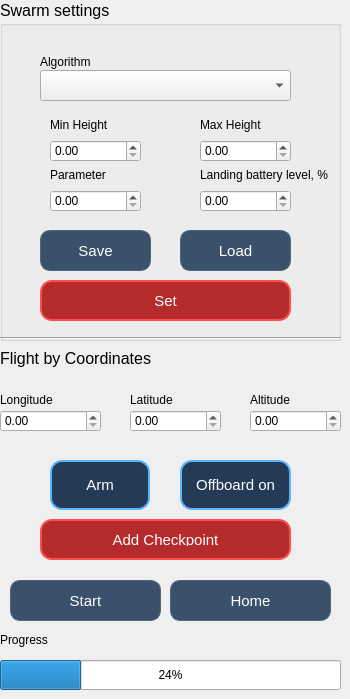
      <widget class="QWidget" name="tab">
       <attribute name="title">
        <string>Control</string>
       </attribute>
       <widget class="QPushButton" name="startButton_3">
        <property name="geometry">
         <rect>
          <x>10</x>
          <y>580</y>
          <width>151</width>
          <height>41</height>
         </rect>
        </property>
        <property name="styleSheet">
         <string notr="true">QPushButton {
    background-color: #3a506b; /* Матовый серо-синий фон */
    color: #ffffff;
    border: 1px solid #4b687f; /* Лёгкая граница для акцента */
    border-radius: 10px;
    padding: 12px;
    font-size: 15px;
}

QPushButton:hover {
    background-color: #4e647f; /* Светлее при наведении */
}

QPushButton:pressed {
    background-color: #2e3f52; /* Темнее при нажатии */
}
</string>
        </property>
        <property name="text">
         <string>Start</string>
        </property>
       </widget>
       <widget class="QPushButton" name="homeButton_3">
        <property name="geometry">
         <rect>
          <x>170</x>
          <y>580</y>
          <width>161</width>
          <height>41</height>
         </rect>
        </property>
        <property name="styleSheet">
         <string notr="true">QPushButton {
    background-color: #3a506b; /* Матовый серо-синий фон */
    color: #ffffff;
    border: 1px solid #4b687f; /* Лёгкая граница для акцента */
    border-radius: 10px;
    padding: 12px;
    font-size: 15px;
}

QPushButton:hover {
    background-color: #4e647f; /* Светлее при наведении */
}

QPushButton:pressed {
    background-color: #2e3f52; /* Темнее при нажатии */
}
</string>
        </property>
        <property name="text">
         <string>Home</string>
        </property>
       </widget>
       <widget class="QDoubleSpinBox" name="longitudeBox_3">
        <property name="geometry">
         <rect>
          <x>0</x>
          <y>410</y>
          <width>101</width>
          <height>22</height>
         </rect>
        </property>
       </widget>
       <widget class="QLabel" name="longitudeLabel_3">
        <property name="geometry">
         <rect>
          <x>0</x>
          <y>390</y>
          <width>71</width>
          <height>20</height>
         </rect>
        </property>
        <property name="text">
         <string>Longitude</string>
        </property>
       </widget>
       <widget class="QLabel" name="latitudeLabel_3">
        <property name="geometry">
         <rect>
          <x>130</x>
          <y>390</y>
          <width>71</width>
          <height>20</height>
         </rect>
        </property>
        <property name="text">
         <string>Latitude</string>
        </property>
       </widget>
       <widget class="QDoubleSpinBox" name="latitudeBox_3">
        <property name="geometry">
         <rect>
          <x>130</x>
          <y>410</y>
          <width>91</width>
          <height>22</height>
         </rect>
        </property>
       </widget>
       <widget class="QPushButton" name="addButton_3">
        <property name="geometry">
         <rect>
          <x>40</x>
          <y>519</y>
          <width>251</width>
          <height>41</height>
         </rect>
        </property>
        <property name="styleSheet">
         <string notr="true">QPushButton {
    background-color: #b52a2a; /* Ярко-красный фон */
    color: #ffffff;
    border: 2px solid #ff4b4b; /* Яркая красная граница */
    border-radius: 12px;
    padding: 12px;
    font-size: 15px;
}

QPushButton:hover {
    background-color: #ff6b6b; /* Светлее при наведении */
    box-shadow: 0px 0px 10px #ff4b4b; /* Лёгкое свечение */
}

QPushButton:pressed {
    background-color: #a12222; /* Темнее при нажатии */
}
</string>
        </property>
        <property name="text">
         <string>Add Checkpoint</string>
        </property>
       </widget>
       <widget class="QDoubleSpinBox" name="altitudeBox_3">
        <property name="geometry">
         <rect>
          <x>250</x>
          <y>410</y>
          <width>91</width>
          <height>22</height>
         </rect>
        </property>
       </widget>
       <widget class="QLabel" name="altitudeLabel_3">
        <property name="geometry">
         <rect>
          <x>250</x>
          <y>390</y>
          <width>71</width>
          <height>20</height>
         </rect>
        </property>
        <property name="text">
         <string>Altitude</string>
        </property>
       </widget>
       <widget class="QProgressBar" name="progressBar_4">
        <property name="geometry">
         <rect>
          <x>0</x>
          <y>660</y>
          <width>341</width>
          <height>30</height>
         </rect>
        </property>
        <property name="value">
         <number>24</number>
        </property>
       </widget>
       <widget class="QLabel" name="progressLabel_4">
        <property name="geometry">
         <rect>
          <x>0</x>
          <y>630</y>
          <width>250</width>
          <height>20</height>
         </rect>
        </property>
        <property name="text">
         <string>Progress</string>
        </property>
       </widget>
       <widget class="QLabel" name="label">
        <property name="geometry">
         <rect>
          <x>0</x>
          <y>-10</y>
          <width>121</width>
          <height>41</height>
         </rect>
        </property>
        <property name="font">
         <font>
          <pointsize>12</pointsize>
         </font>
        </property>
        <property name="text">
         <string>Swarm settings</string>
        </property>
       </widget>
       <widget class="Line" name="line">
        <property name="geometry">
         <rect>
          <x>0</x>
          <y>330</y>
          <width>341</width>
          <height>16</height>
         </rect>
        </property>
        <property name="orientation">
         <enum>Qt::Horizontal</enum>
        </property>
       </widget>
       <widget class="QLabel" name="label_2">
        <property name="geometry">
         <rect>
          <x>0</x>
          <y>350</y>
          <width>171</width>
          <height>17</height>
         </rect>
        </property>
        <property name="font">
         <font>
          <pointsize>12</pointsize>
         </font>
        </property>
        <property name="text">
         <string>Flight by Coordinates</string>
        </property>
       </widget>
       <widget class="QPushButton" name="armButton_2">
        <property name="geometry">
         <rect>
          <x>50</x>
          <y>460</y>
          <width>100</width>
          <height>50</height>
         </rect>
        </property>
        <property name="styleSheet">
         <string notr="true">QPushButton {
    background-color: #253a56; /* Темно-синий фон */
    color: #ffffff;
    border: 2px solid #58b6ff; /* Неоновая голубая граница */
    border-radius: 12px;
    padding: 12px;
    font-size: 15px;
}

QPushButton:hover {
    border-color: #6bd0ff; /* Ярче при наведении */
    box-shadow: 0px 0px 10px #58b6ff; /* Эффект свечения */
}

QPushButton:pressed {
    background-color: #1c2f45; /* Более тёмный оттенок при нажатии */
}
</string>
        </property>
        <property name="text">
         <string>Arm</string>
        </property>
       </widget>
       <widget class="QPushButton" name="offboardOnButton_2">
        <property name="geometry">
         <rect>
          <x>180</x>
          <y>460</y>
          <width>111</width>
          <height>50</height>
         </rect>
        </property>
        <property name="styleSheet">
         <string notr="true">QPushButton {
    background-color: #253a56; /* Темно-синий фон */
    color: #ffffff;
    border: 2px solid #58b6ff; /* Неоновая голубая граница */
    border-radius: 12px;
    padding: 12px;
    font-size: 15px;
}

QPushButton:hover {
    border-color: #6bd0ff; /* Ярче при наведении */
    box-shadow: 0px 0px 10px #58b6ff; /* Эффект свечения */
}

QPushButton:pressed {
    background-color: #1c2f45; /* Более тёмный оттенок при нажатии */
}
</string>
        </property>
        <property name="text">
         <string>Offboard on</string>
        </property>
       </widget>
       <widget class="QGroupBox" name="groupBox">
        <property name="geometry">
         <rect>
          <x>0</x>
          <y>20</y>
          <width>341</width>
          <height>321</height>
         </rect>
        </property>
        <property name="title">
         <string/>
        </property>
        <widget class="QPushButton" name="saveButton">
         <property name="geometry">
          <rect>
           <x>40</x>
           <y>210</y>
           <width>111</width>
           <height>41</height>
          </rect>
         </property>
         <property name="styleSheet">
          <string notr="true">QPushButton {
    background-color: #3a506b; /* Матовый серо-синий фон */
    color: #ffffff;
    border: 1px solid #4b687f; /* Лёгкая граница для акцента */
    border-radius: 10px;
    padding: 12px;
    font-size: 15px;
}

QPushButton:hover {
    background-color: #4e647f; /* Светлее при наведении */
}

QPushButton:pressed {
    background-color: #2e3f52; /* Темнее при нажатии */
}
</string>
         </property>
         <property name="text">
          <string>Save</string>
         </property>
        </widget>
        <widget class="QLabel" name="minHeightLabel">
         <property name="geometry">
          <rect>
           <x>50</x>
           <y>90</y>
           <width>81</width>
           <height>30</height>
          </rect>
         </property>
         <property name="text">
          <string>Min Height</string>
         </property>
        </widget>
        <widget class="QDoubleSpinBox" name="longitudeBox_6">
         <property name="geometry">
          <rect>
           <x>50</x>
           <y>120</y>
           <width>91</width>
           <height>22</height>
          </rect>
         </property>
         <property name="styleSheet">
          <string notr="true">QPushButton {
    background-color: #0f0f0f; /* Темный фон кнопки */
    color: #00ffff; /* Неоновый голубой текст */
    border: 2px solid #ff00ff; /* Ярко-фиолетовая граница */
    border-radius: 10px; /* Скругленные углы */
    padding: 10px; /* Внутренний отступ для большего объема */
    font-family: 'Orbitron', sans-serif; /* Футуристический шрифт (при наличии) */
    font-size: 16px;
    text-transform: uppercase;
}

QPushButton:hover {
    background-color: #ff00ff; /* При наведении — фиолетовый неоновый фон */
    color: #000000; /* Черный текст */
}

QPushButton:pressed {
    background-color: #00ffff; /* При нажатии — голубой неоновый фон */
    color: #ffffff; /* Белый текст */
    border: 2px solid #000000; /* Черная граница при нажатии */
}
</string>
         </property>
        </widget>
        <widget class="QComboBox" name="algorithmBox">
         <property name="geometry">
          <rect>
           <x>40</x>
           <y>50</y>
           <width>251</width>
           <height>31</height>
          </rect>
         </property>
         <property name="styleSheet">
          <string notr="true">QPushButton {
    background: qlineargradient(x1:0, y1:0, x2:0, y2:1, stop:0 #4b4f75, stop:1 #2c2f38); /* Градиент от светлого к темному */
    color: #ffffff;
    border: none;
    border-radius: 12px;
    padding: 12px;
    font-size: 15px;
}

QPushButton:hover {
    background: qlineargradient(x1:0, y1:0, x2:0, y2:1, stop:0 #60678b, stop:1 #3e465a); /* Изменение градиента при наведении */
}

QPushButton:pressed {
    background-color: #1b1e26;
}
</string>
         </property>
        </widget>
        <widget class="QDoubleSpinBox" name="latitudeBox_6">
         <property name="geometry">
          <rect>
           <x>200</x>
           <y>120</y>
           <width>91</width>
           <height>22</height>
          </rect>
         </property>
        </widget>
        <widget class="QLabel" name="maxHeightLabel">
         <property name="geometry">
          <rect>
           <x>200</x>
           <y>90</y>
           <width>71</width>
           <height>30</height>
          </rect>
         </property>
         <property name="text">
          <string>Max Height</string>
         </property>
        </widget>
        <widget class="QLabel" name="distanceLabel_2">
         <property name="geometry">
          <rect>
           <x>50</x>
           <y>140</y>
           <width>71</width>
           <height>30</height>
          </rect>
         </property>
         <property name="styleSheet">
          <string notr="true">QPushButton {
    background-color: #0f0f0f; /* Темный фон кнопки */
    color: #00ffff; /* Неоновый голубой текст */
    border: 2px solid #ff00ff; /* Ярко-фиолетовая граница */
    border-radius: 10px; /* Скругленные углы */
    padding: 10px; /* Внутренний отступ для большего объема */
    font-family: 'Orbitron', sans-serif; /* Футуристический шрифт (при наличии) */
    font-size: 16px;
    text-transform: uppercase;
}

QPushButton:hover {
    background-color: #ff00ff; /* При наведении — фиолетовый неоновый фон */
    color: #000000; /* Черный текст */
}

QPushButton:pressed {
    background-color: #00ffff; /* При нажатии — голубой неоновый фон */
    color: #ffffff; /* Белый текст */
    border: 2px solid #000000; /* Черная граница при нажатии */
}
</string>
         </property>
         <property name="text">
          <string>Parameter</string>
         </property>
        </widget>
        <widget class="QLabel" name="algorithmLabel">
         <property name="geometry">
          <rect>
           <x>40</x>
           <y>30</y>
           <width>251</width>
           <height>23</height>
          </rect>
         </property>
         <property name="text">
          <string>Algorithm</string>
         </property>
        </widget>
        <widget class="QDoubleSpinBox" name="parameterBox">
         <property name="geometry">
          <rect>
           <x>50</x>
           <y>170</y>
           <width>91</width>
           <height>22</height>
          </rect>
         </property>
        </widget>
        <widget class="QDoubleSpinBox" name="batteryBox">
         <property name="geometry">
          <rect>
           <x>200</x>
           <y>170</y>
           <width>91</width>
           <height>22</height>
          </rect>
         </property>
        </widget>
        <widget class="QLabel" name="distanceLabel_3">
         <property name="geometry">
          <rect>
           <x>200</x>
           <y>140</y>
           <width>141</width>
           <height>30</height>
          </rect>
         </property>
         <property name="text">
          <string>Landing battery level, %</string>
         </property>
        </widget>
        <widget class="QPushButton" name="loadButton">
         <property name="geometry">
          <rect>
           <x>180</x>
           <y>210</y>
           <width>111</width>
           <height>41</height>
          </rect>
         </property>
         <property name="styleSheet">
          <string notr="true">QPushButton {
    background-color: #3a506b; /* Матовый серо-синий фон */
    color: #ffffff;
    border: 1px solid #4b687f; /* Лёгкая граница для акцента */
    border-radius: 10px;
    padding: 12px;
    font-size: 15px;
}

QPushButton:hover {
    background-color: #4e647f; /* Светлее при наведении */
}

QPushButton:pressed {
    background-color: #2e3f52; /* Темнее при нажатии */
}
</string>
         </property>
         <property name="text">
          <string>Load</string>
         </property>
        </widget>
        <widget class="QPushButton" name="addButton_4">
         <property name="geometry">
          <rect>
           <x>40</x>
           <y>260</y>
           <width>251</width>
           <height>41</height>
          </rect>
         </property>
         <property name="styleSheet">
          <string notr="true">QPushButton {
    background-color: #b52a2a; /* Ярко-красный фон */
    color: #ffffff;
    border: 2px solid #ff4b4b; /* Яркая красная граница */
    border-radius: 12px;
    padding: 12px;
    font-size: 15px;
}

QPushButton:hover {
    background-color: #ff6b6b; /* Светлее при наведении */
    box-shadow: 0px 0px 10px #ff4b4b; /* Лёгкое свечение */
}

QPushButton:pressed {
    background-color: #a12222; /* Темнее при нажатии */
}
</string>
         </property>
         <property name="text">
          <string>Set</string>
         </property>
        </widget>
       </widget>
      </widget>
